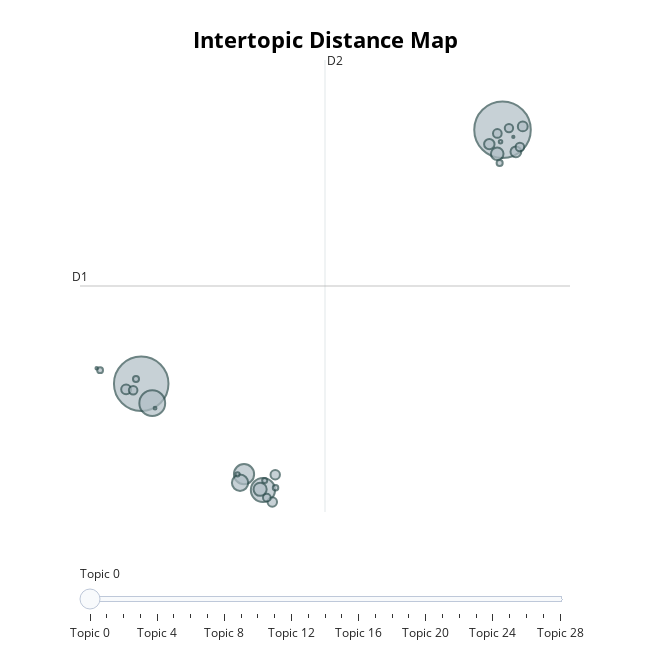

This figure's notebook cell:
### Code cell
pos_topic_model = pos_topic_model.reduce_topics(pos_docs, nr_topics=30)
pos_topic_model.visualize_topics()

### Figure 1 — Plotly figure (JSON) as saved in the notebook; plotly's stock layout.template omitted (floating-point values rounded to 4 significant figures)
{"data": [{"customdata": [[0, "like | get | play | make | enemy", 8036], [1, "yes | good | best | nice | fun", 7462], [2, "hate | love | bad | good | game", 1673], [3, "die | pain | would | rage | life", 1469], [4, "gud | git | ez | gg | gank", 1020], [5, "de | que | el | jogo | la", 667], [6, "sun | praise | emerald | herald | fire", 432], [7, "rolin | rollin | hitboxes | roll | stance", 398], [8, "underrated | overhated | gem | charm | underrate", 294], [9, "hour | time | back | one | game", 273], [10, "peak | john | ii | fiction | cinema", 245], [11, "elden | ring | gavlan | wheel | deal", 243], [12, "seek | lest | bearer | bear | beyond", 223], [13, "hole | tongue | try | horse | finger", 223], [14, "server | back | steam | cloud | save", 189], [15, "amana | shrine | amaze | fuck | iron", 188], [16, "worth | buy | sale | money | twice", 185], [17, "adp | adaptability | level | stat | bad", 176], [18, "skeleton | give | hollow | ear | hair", 149], [19, "hat | fashion | swag | love | best", 93], [20, "goat | goated | cat | pet | talk", 91], [21, "mid | hand | thumb | top | best", 84], [22, "masochist | stockholm | syndrome | masochism | love", 76], [23, "son | father | wife | spend | bring", 65], [24, "pog | poggers | poise | pogchamp | pogger", 45], [25, "spoiler | character | creation | create | die", 31], [26, "enjoyer | average | ii | enjoys | bert", 20], [27, "base | ambasing | brume | tower | make", 15], [28, "vanilla | cream | ice | strawberry | well", 13]], "hovertemplate": "<b>Topic %{customdata[0]}</b><br>%{customdata[1]}<br>Size: %{customdata[2]}", "legendgroup": "", "marker": {"color": "#B0BEC5", "line": {"color": "DarkSlateGrey", "width": 2}, "size": [8036, 7462, 1673, 1469, 1020, 667, 432, 398, 294, 273, 245, 243, 223, 223, 189, 188, 185, 176, 149, 93, 91, 84, 76, 65, 45, 31, 20, 15, 13], "sizemode": "area", "sizeref": 5.022, "symbol": "circle"}, "mode": "markers", "name": "", "orientation": "v", "showlegend": false, "type": "scatter", "x": [11.68, -2.637, -2.2, 2.186, 1.437, 1.28, 2.075, 11.47, 12.21, 11.16, -3.235, 12.48, 2.673, 2.557, 11.48, 12.37, -2.957, 11.94, 2.341, 11.57, -2.844, -4.266, 2.686, 2.256, 1.181, 11.6, -2.089, -4.403, 12.11], "xaxis": "x", "y": [18.49, 7.802, 6.983, 3.325, 3.993, 3.631, 3.357, 17.48, 17.56, 17.89, 7.564, 18.64, 3.967, 2.824, 18.34, 17.77, 7.525, 18.56, 3.003, 17.09, 8.004, 8.369, 3.416, 3.729, 3.987, 17.99, 6.773, 8.451, 18.19], "yaxis": "y"}], "layout": {"annotations": [{"showarrow": false, "text": "D1", "x": -5.063, "y": 11.92, "yshift": 10}, {"showarrow": false, "text": "D2", "x": 4.646, "xshift": 10, "y": 21.43}], "height": 650, "hoverlabel": {"bgcolor": "white", "font": {"family": "Rockwell", "size": 16}}, "legend": {"itemsizing": "constant", "tracegroupgap": 0}, "margin": {"t": 60}, "shapes": [{"line": {"color": "#CFD8DC", "width": 2}, "type": "line", "x0": 4.646, "x1": 4.646, "y0": 2.4, "y1": 21.43}, {"line": {"color": "#9E9E9E", "width": 2}, "type": "line", "x0": -5.063, "x1": 14.35, "y0": 11.92, "y1": 11.92}], "sliders": [{"active": 0, "pad": {"t": 50}, "steps": [{"args": [{"marker.color": [["red", "#B0BEC5", "#B0BEC5", "#B0BEC5", "#B0BEC5", "#B0BEC5", "#B0BEC5", "#B0BEC5", "#B0BEC5", "#B0BEC5", "#B0BEC5", "#B0BEC5", "#B0BEC5", "#B0BEC5", "#B0BEC5", "#B0BEC5", "#B0BEC5", "#B0BEC5", "#B0BEC5", "#B0BEC5", "#B0BEC5", "#B0BEC5", "#B0BEC5", "#B0BEC5", "#B0BEC5", "#B0BEC5", "#B0BEC5", "#B0BEC5", "#B0BEC5"]]}], "label": "Topic 0", "method": "update"}, {"args": [{"marker.color": [["#B0BEC5", "red", "#B0BEC5", "#B0BEC5", "#B0BEC5", "#B0BEC5", "#B0BEC5", "#B0BEC5", "#B0BEC5", "#B0BEC5", "#B0BEC5", "#B0BEC5", "#B0BEC5", "#B0BEC5", "#B0BEC5", "#B0BEC5", "#B0BEC5", "#B0BEC5", "#B0BEC5", "#B0BEC5", "#B0BEC5", "#B0BEC5", "#B0BEC5", "#B0BEC5", "#B0BEC5", "#B0BEC5", "#B0BEC5", "#B0BEC5", "#B0BEC5"]]}], "label": "Topic 1", "method": "update"}, {"args": [{"marker.color": [["#B0BEC5", "#B0BEC5", "red", "#B0BEC5", "#B0BEC5", "#B0BEC5", "#B0BEC5", "#B0BEC5", "#B0BEC5", "#B0BEC5", "#B0BEC5", "#B0BEC5", "#B0BEC5", "#B0BEC5", "#B0BEC5", "#B0BEC5", "#B0BEC5", "#B0BEC5", "#B0BEC5", "#B0BEC5", "#B0BEC5", "#B0BEC5", "#B0BEC5", "#B0BEC5", "#B0BEC5", "#B0BEC5", "#B0BEC5", "#B0BEC5", "#B0BEC5"]]}], "label": "Topic 2", "method": "update"}, {"args": [{"marker.color": [["#B0BEC5", "#B0BEC5", "#B0BEC5", "red", "#B0BEC5", "#B0BEC5", "#B0BEC5", "#B0BEC5", "#B0BEC5", "#B0BEC5", "#B0BEC5", "#B0BEC5", "#B0BEC5", "#B0BEC5", "#B0BEC5", "#B0BEC5", "#B0BEC5", "#B0BEC5", "#B0BEC5", "#B0BEC5", "#B0BEC5", "#B0BEC5", "#B0BEC5", "#B0BEC5", "#B0BEC5", "#B0BEC5", "#B0BEC5", "#B0BEC5", "#B0BEC5"]]}], "label": "Topic 3", "method": "update"}, {"args": [{"marker.color": [["#B0BEC5", "#B0BEC5", "#B0BEC5", "#B0BEC5", "red", "#B0BEC5", "#B0BEC5", "#B0BEC5", "#B0BEC5", "#B0BEC5", "#B0BEC5", "#B0BEC5", "#B0BEC5", "#B0BEC5", "#B0BEC5", "#B0BEC5", "#B0BEC5", "#B0BEC5", "#B0BEC5", "#B0BEC5", "#B0BEC5", "#B0BEC5", "#B0BEC5", "#B0BEC5", "#B0BEC5", "#B0BEC5", "#B0BEC5", "#B0BEC5", "#B0BEC5"]]}], "label": "Topic 4", "method": "update"}, {"args": [{"marker.color": [["#B0BEC5", "#B0BEC5", "#B0BEC5", "#B0BEC5", "#B0BEC5", "red", "#B0BEC5", "#B0BEC5", "#B0BEC5", "#B0BEC5", "#B0BEC5", "#B0BEC5", "#B0BEC5", "#B0BEC5", "#B0BEC5", "#B0BEC5", "#B0BEC5", "#B0BEC5", "#B0BEC5", "#B0BEC5", "#B0BEC5", "#B0BEC5", "#B0BEC5", "#B0BEC5", "#B0BEC5", "#B0BEC5", "#B0BEC5", "#B0BEC5", "#B0BEC5"]]}], "label": "Topic 5", "method": "update"}, {"args": [{"marker.color": [["#B0BEC5", "#B0BEC5", "#B0BEC5", "#B0BEC5", "#B0BEC5", "#B0BEC5", "red", "#B0BEC5", "#B0BEC5", "#B0BEC5", "#B0BEC5", "#B0BEC5", "#B0BEC5", "#B0BEC5", "#B0BEC5", "#B0BEC5", "#B0BEC5", "#B0BEC5", "#B0BEC5", "#B0BEC5", "#B0BEC5", "#B0BEC5", "#B0BEC5", "#B0BEC5", "#B0BEC5", "#B0BEC5", "#B0BEC5", "#B0BEC5", "#B0BEC5"]]}], "label": "Topic 6", "method": "update"}, {"args": [{"marker.color": [["#B0BEC5", "#B0BEC5", "#B0BEC5", "#B0BEC5", "#B0BEC5", "#B0BEC5", "#B0BEC5", "red", "#B0BEC5", "#B0BEC5", "#B0BEC5", "#B0BEC5", "#B0BEC5", "#B0BEC5", "#B0BEC5", "#B0BEC5", "#B0BEC5", "#B0BEC5", "#B0BEC5", "#B0BEC5", "#B0BEC5", "#B0BEC5", "#B0BEC5", "#B0BEC5", "#B0BEC5", "#B0BEC5", "#B0BEC5", "#B0BEC5", "#B0BEC5"]]}], "label": "Topic 7", "method": "update"}, {"args": [{"marker.color": [["#B0BEC5", "#B0BEC5", "#B0BEC5", "#B0BEC5", "#B0BEC5", "#B0BEC5", "#B0BEC5", "#B0BEC5", "red", "#B0BEC5", "#B0BEC5", "#B0BEC5", "#B0BEC5", "#B0BEC5", "#B0BEC5", "#B0BEC5", "#B0BEC5", "#B0BEC5", "#B0BEC5", "#B0BEC5", "#B0BEC5", "#B0BEC5", "#B0BEC5", "#B0BEC5", "#B0BEC5", "#B0BEC5", "#B0BEC5", "#B0BEC5", "#B0BEC5"]]}], "label": "Topic 8", "method": "update"}, {"args": [{"marker.color": [["#B0BEC5", "#B0BEC5", "#B0BEC5", "#B0BEC5", "#B0BEC5", "#B0BEC5", "#B0BEC5", "#B0BEC5", "#B0BEC5", "red", "#B0BEC5", "#B0BEC5", "#B0BEC5", "#B0BEC5", "#B0BEC5", "#B0BEC5", "#B0BEC5", "#B0BEC5", "#B0BEC5", "#B0BEC5", "#B0BEC5", "#B0BEC5", "#B0BEC5", "#B0BEC5", "#B0BEC5", "#B0BEC5", "#B0BEC5", "#B0BEC5", "#B0BEC5"]]}], "label": "Topic 9", "method": "update"}, {"args": [{"marker.color": [["#B0BEC5", "#B0BEC5", "#B0BEC5", "#B0BEC5", "#B0BEC5", "#B0BEC5", "#B0BEC5", "#B0BEC5", "#B0BEC5", "#B0BEC5", "red", "#B0BEC5", "#B0BEC5", "#B0BEC5", "#B0BEC5", "#B0BEC5", "#B0BEC5", "#B0BEC5", "#B0BEC5", "#B0BEC5", "#B0BEC5", "#B0BEC5", "#B0BEC5", "#B0BEC5", "#B0BEC5", "#B0BEC5", "#B0BEC5", "#B0BEC5", "#B0BEC5"]]}], "label": "Topic 10", "method": "update"}, {"args": [{"marker.color": [["#B0BEC5", "#B0BEC5", "#B0BEC5", "#B0BEC5", "#B0BEC5", "#B0BEC5", "#B0BEC5", "#B0BEC5", "#B0BEC5", "#B0BEC5", "#B0BEC5", "red", "#B0BEC5", "#B0BEC5", "#B0BEC5", "#B0BEC5", "#B0BEC5", "#B0BEC5", "#B0BEC5", "#B0BEC5", "#B0BEC5", "#B0BEC5", "#B0BEC5", "#B0BEC5", "#B0BEC5", "#B0BEC5", "#B0BEC5", "#B0BEC5", "#B0BEC5"]]}], "label": "Topic 11", "method": "update"}, {"args": [{"marker.color": [["#B0BEC5", "#B0BEC5", "#B0BEC5", "#B0BEC5", "#B0BEC5", "#B0BEC5", "#B0BEC5", "#B0BEC5", "#B0BEC5", "#B0BEC5", "#B0BEC5", "#B0BEC5", "red", "#B0BEC5", "#B0BEC5", "#B0BEC5", "#B0BEC5", "#B0BEC5", "#B0BEC5", "#B0BEC5", "#B0BEC5", "#B0BEC5", "#B0BEC5", "#B0BEC5", "#B0BEC5", "#B0BEC5", "#B0BEC5", "#B0BEC5", "#B0BEC5"]]}], "label": "Topic 12", "method": "update"}, {"args": [{"marker.color": [["#B0BEC5", "#B0BEC5", "#B0BEC5", "#B0BEC5", "#B0BEC5", "#B0BEC5", "#B0BEC5", "#B0BEC5", "#B0BEC5", "#B0BEC5", "#B0BEC5", "#B0BEC5", "#B0BEC5", "red", "#B0BEC5", "#B0BEC5", "#B0BEC5", "#B0BEC5", "#B0BEC5", "#B0BEC5", "#B0BEC5", "#B0BEC5", "#B0BEC5", "#B0BEC5", "#B0BEC5", "#B0BEC5", "#B0BEC5", "#B0BEC5", "#B0BEC5"]]}], "label": "Topic 13", "method": "update"}, {"args": [{"marker.color": [["#B0BEC5", "#B0BEC5", "#B0BEC5", "#B0BEC5", "#B0BEC5", "#B0BEC5", "#B0BEC5", "#B0BEC5", "#B0BEC5", "#B0BEC5", "#B0BEC5", "#B0BEC5", "#B0BEC5", "#B0BEC5", "red", "#B0BEC5", "#B0BEC5", "#B0BEC5", "#B0BEC5", "#B0BEC5", "#B0BEC5", "#B0BEC5", "#B0BEC5", "#B0BEC5", "#B0BEC5", "#B0BEC5", "#B0BEC5", "#B0BEC5", "#B0BEC5"]]}], "label": "Topic 14", "method": "update"}, {"args": [{"marker.color": [["#B0BEC5", "#B0BEC5", "#B0BEC5", "#B0BEC5", "#B0BEC5", "#B0BEC5", "#B0BEC5", "#B0BEC5", "#B0BEC5", "#B0BEC5", "#B0BEC5", "#B0BEC5", "#B0BEC5", "#B0BEC5", "#B0BEC5", "red", "#B0BEC5", "#B0BEC5", "#B0BEC5", "#B0BEC5", "#B0BEC5", "#B0BEC5", "#B0BEC5", "#B0BEC5", "#B0BEC5", "#B0BEC5", "#B0BEC5", "#B0BEC5", "#B0BEC5"]]}], "label": "Topic 15", "method": "update"}, {"args": [{"marker.color": [["#B0BEC5", "#B0BEC5", "#B0BEC5", "#B0BEC5", "#B0BEC5", "#B0BEC5", "#B0BEC5", "#B0BEC5", "#B0BEC5", "#B0BEC5", "#B0BEC5", "#B0BEC5", "#B0BEC5", "#B0BEC5", "#B0BEC5", "#B0BEC5", "red", "#B0BEC5", "#B0BEC5", "#B0BEC5", "#B0BEC5", "#B0BEC5", "#B0BEC5", "#B0BEC5", "#B0BEC5", "#B0BEC5", "#B0BEC5", "#B0BEC5", "#B0BEC5"]]}], "label": "Topic 16", "method": "update"}, {"args": [{"marker.color": [["#B0BEC5", "#B0BEC5", "#B0BEC5", "#B0BEC5", "#B0BEC5", "#B0BEC5", "#B0BEC5", "#B0BEC5", "#B0BEC5", "#B0BEC5", "#B0BEC5", "#B0BEC5", "#B0BEC5", "#B0BEC5", "#B0BEC5", "#B0BEC5", "#B0BEC5", "red", "#B0BEC5", "#B0BEC5", "#B0BEC5", "#B0BEC5", "#B0BEC5", "#B0BEC5", "#B0BEC5", "#B0BEC5", "#B0BEC5", "#B0BEC5", "#B0BEC5"]]}], "label": "Topic 17", "method": "update"}, {"args": [{"marker.color": [["#B0BEC5", "#B0BEC5", "#B0BEC5", "#B0BEC5", "#B0BEC5", "#B0BEC5", "#B0BEC5", "#B0BEC5", "#B0BEC5", "#B0BEC5", "#B0BEC5", "#B0BEC5", "#B0BEC5", "#B0BEC5", "#B0BEC5", "#B0BEC5", "#B0BEC5", "#B0BEC5", "red", "#B0BEC5", "#B0BEC5", "#B0BEC5", "#B0BEC5", "#B0BEC5", "#B0BEC5", "#B0BEC5", "#B0BEC5", "#B0BEC5", "#B0BEC5"]]}], "label": "Topic 18", "method": "update"}, {"args": [{"marker.color": [["#B0BEC5", "#B0BEC5", "#B0BEC5", "#B0BEC5", "#B0BEC5", "#B0BEC5", "#B0BEC5", "#B0BEC5", "#B0BEC5", "#B0BEC5", "#B0BEC5", "#B0BEC5", "#B0BEC5", "#B0BEC5", "#B0BEC5", "#B0BEC5", "#B0BEC5", "#B0BEC5", "#B0BEC5", "red", "#B0BEC5", "#B0BEC5", "#B0BEC5", "#B0BEC5", "#B0BEC5", "#B0BEC5", "#B0BEC5", "#B0BEC5", "#B0BEC5"]]}], "label": "Topic 19", "method": "update"}, {"args": [{"marker.color": [["#B0BEC5", "#B0BEC5", "#B0BEC5", "#B0BEC5", "#B0BEC5", "#B0BEC5", "#B0BEC5", "#B0BEC5", "#B0BEC5", "#B0BEC5", "#B0BEC5", "#B0BEC5", "#B0BEC5", "#B0BEC5", "#B0BEC5", "#B0BEC5", "#B0BEC5", "#B0BEC5", "#B0BEC5", "#B0BEC5", "red", "#B0BEC5", "#B0BEC5", "#B0BEC5", "#B0BEC5", "#B0BEC5", "#B0BEC5", "#B0BEC5", "#B0BEC5"]]}], "label": "Topic 20", "method": "update"}, {"args": [{"marker.color": [["#B0BEC5", "#B0BEC5", "#B0BEC5", "#B0BEC5", "#B0BEC5", "#B0BEC5", "#B0BEC5", "#B0BEC5", "#B0BEC5", "#B0BEC5", "#B0BEC5", "#B0BEC5", "#B0BEC5", "#B0BEC5", "#B0BEC5", "#B0BEC5", "#B0BEC5", "#B0BEC5", "#B0BEC5", "#B0BEC5", "#B0BEC5", "red", "#B0BEC5", "#B0BEC5", "#B0BEC5", "#B0BEC5", "#B0BEC5", "#B0BEC5", "#B0BEC5"]]}], "label": "Topic 21", "method": "update"}, {"args": [{"marker.color": [["#B0BEC5", "#B0BEC5", "#B0BEC5", "#B0BEC5", "#B0BEC5", "#B0BEC5", "#B0BEC5", "#B0BEC5", "#B0BEC5", "#B0BEC5", "#B0BEC5", "#B0BEC5", "#B0BEC5", "#B0BEC5", "#B0BEC5", "#B0BEC5", "#B0BEC5", "#B0BEC5", "#B0BEC5", "#B0BEC5", "#B0BEC5", "#B0BEC5", "red", "#B0BEC5", "#B0BEC5", "#B0BEC5", "#B0BEC5", "#B0BEC5", "#B0BEC5"]]}], "label": "Topic 22", "method": "update"}, {"args": [{"marker.color": [["#B0BEC5", "#B0BEC5", "#B0BEC5", "#B0BEC5", "#B0BEC5", "#B0BEC5", "#B0BEC5", "#B0BEC5", "#B0BEC5", "#B0BEC5", "#B0BEC5", "#B0BEC5", "#B0BEC5", "#B0BEC5", "#B0BEC5", "#B0BEC5", "#B0BEC5", "#B0BEC5", "#B0BEC5", "#B0BEC5", "#B0BEC5", "#B0BEC5", "#B0BEC5", "red", "#B0BEC5", "#B0BEC5", "#B0BEC5", "#B0BEC5", "#B0BEC5"]]}], "label": "Topic 23", "method": "update"}, {"args": [{"marker.color": [["#B0BEC5", "#B0BEC5", "#B0BEC5", "#B0BEC5", "#B0BEC5", "#B0BEC5", "#B0BEC5", "#B0BEC5", "#B0BEC5", "#B0BEC5", "#B0BEC5", "#B0BEC5", "#B0BEC5", "#B0BEC5", "#B0BEC5", "#B0BEC5", "#B0BEC5", "#B0BEC5", "#B0BEC5", "#B0BEC5", "#B0BEC5", "#B0BEC5", "#B0BEC5", "#B0BEC5", "red", "#B0BEC5", "#B0BEC5", "#B0BEC5", "#B0BEC5"]]}], "label": "Topic 24", "method": "update"}, {"args": [{"marker.color": [["#B0BEC5", "#B0BEC5", "#B0BEC5", "#B0BEC5", "#B0BEC5", "#B0BEC5", "#B0BEC5", "#B0BEC5", "#B0BEC5", "#B0BEC5", "#B0BEC5", "#B0BEC5", "#B0BEC5", "#B0BEC5", "#B0BEC5", "#B0BEC5", "#B0BEC5", "#B0BEC5", "#B0BEC5", "#B0BEC5", "#B0BEC5", "#B0BEC5", "#B0BEC5", "#B0BEC5", "#B0BEC5", "red", "#B0BEC5", "#B0BEC5", "#B0BEC5"]]}], "label": "Topic 25", "method": "update"}, {"args": [{"marker.color": [["#B0BEC5", "#B0BEC5", "#B0BEC5", "#B0BEC5", "#B0BEC5", "#B0BEC5", "#B0BEC5", "#B0BEC5", "#B0BEC5", "#B0BEC5", "#B0BEC5", "#B0BEC5", "#B0BEC5", "#B0BEC5", "#B0BEC5", "#B0BEC5", "#B0BEC5", "#B0BEC5", "#B0BEC5", "#B0BEC5", "#B0BEC5", "#B0BEC5", "#B0BEC5", "#B0BEC5", "#B0BEC5", "#B0BEC5", "red", "#B0BEC5", "#B0BEC5"]]}], "label": "Topic 26", "method": "update"}, {"args": [{"marker.color": [["#B0BEC5", "#B0BEC5", "#B0BEC5", "#B0BEC5", "#B0BEC5", "#B0BEC5", "#B0BEC5", "#B0BEC5", "#B0BEC5", "#B0BEC5", "#B0BEC5", "#B0BEC5", "#B0BEC5", "#B0BEC5", "#B0BEC5", "#B0BEC5", "#B0BEC5", "#B0BEC5", "#B0BEC5", "#B0BEC5", "#B0BEC5", "#B0BEC5", "#B0BEC5", "#B0BEC5", "#B0BEC5", "#B0BEC5", "#B0BEC5", "red", "#B0BEC5"]]}], "label": "Topic 27", "method": "update"}, {"args": [{"marker.color": [["#B0BEC5", "#B0BEC5", "#B0BEC5", "#B0BEC5", "#B0BEC5", "#B0BEC5", "#B0BEC5", "#B0BEC5", "#B0BEC5", "#B0BEC5", "#B0BEC5", "#B0BEC5", "#B0BEC5", "#B0BEC5", "#B0BEC5", "#B0BEC5", "#B0BEC5", "#B0BEC5", "#B0BEC5", "#B0BEC5", "#B0BEC5", "#B0BEC5", "#B0BEC5", "#B0BEC5", "#B0BEC5", "#B0BEC5", "#B0BEC5", "#B0BEC5", "red"]]}], "label": "Topic 28", "method": "update"}]}], "title": {"font": {"color": "Black", "size": 22}, "text": "<b>Intertopic Distance Map</b>", "x": 0.5, "xanchor": "center", "y": 0.95, "yanchor": "top"}, "width": 650, "xaxis": {"anchor": "y", "domain": [0, 1], "range": [-5.063, 14.35], "title": {"text": ""}, "visible": false}, "yaxis": {"anchor": "x", "domain": [0, 1], "range": [2.4, 21.43], "title": {"text": ""}, "visible": false}}}
